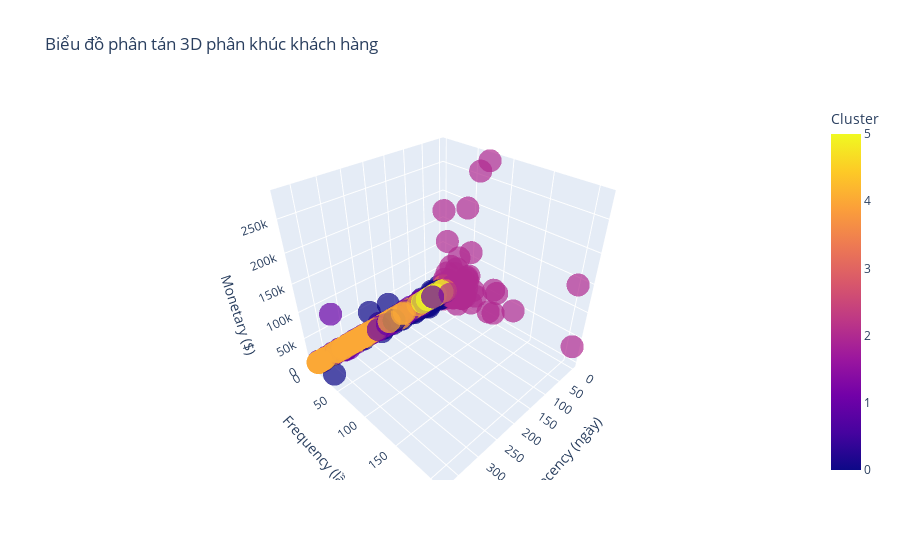

The notebook cell saved with this chart:
### Markdown cell above
## 5. Trực quan hóa & Insight
### Biểu đồ phân tán 3D (3D Scatter Plot)

### Code cell
fig = px.scatter_3d(rfm, x='Recency', y='Frequency', z='Monetary',
                    color='Cluster', opacity=0.7,
                    title='Biểu đồ phân tán 3D phân khúc khách hàng',
                    labels={'Recency': 'Recency (ngày)', 'Frequency': 'Frequency (lần)', 'Monetary': 'Monetary ($)'})
fig.show()

### Figure 1 — Plotly figure (JSON) as saved in the notebook; plotly's stock layout.template omitted (floating-point values rounded to 4 significant figures; data arrays with more than 128 entries replaced by an {"elided": "..."} marker saying what was removed)
{"data": [{"hovertemplate": "Recency (ngày)=%{x}<br>Frequency (lần)=%{y}<br>Monetary ($)=%{z}<br>Cluster=%{marker.color}<extra></extra>", "legendgroup": "", "marker": {"color": {"elided": "4338 int values"}, "coloraxis": "coloraxis", "opacity": 0.7, "symbol": "circle"}, "mode": "markers", "name": "", "scene": "scene", "showlegend": false, "type": "scatter3d", "x": {"elided": "4338 int values"}, "y": {"elided": "4338 int values"}, "z": {"elided": "4338 float values"}}], "layout": {"coloraxis": {"colorbar": {"title": {"text": "Cluster"}}, "colorscale": [[0, "#0d0887"], [0.1111, "#46039f"], [0.2222, "#7201a8"], [0.3333, "#9c179e"], [0.4444, "#bd3786"], [0.5556, "#d8576b"], [0.6667, "#ed7953"], [0.7778, "#fb9f3a"], [0.8889, "#fdca26"], [1, "#f0f921"]]}, "legend": {"tracegroupgap": 0}, "scene": {"domain": {"x": [0, 1], "y": [0, 1]}, "xaxis": {"title": {"text": "Recency (ngày)"}}, "yaxis": {"title": {"text": "Frequency (lần)"}}, "zaxis": {"title": {"text": "Monetary ($)"}}}, "title": {"text": "Biểu đồ phân tán 3D phân khúc khách hàng"}}}
